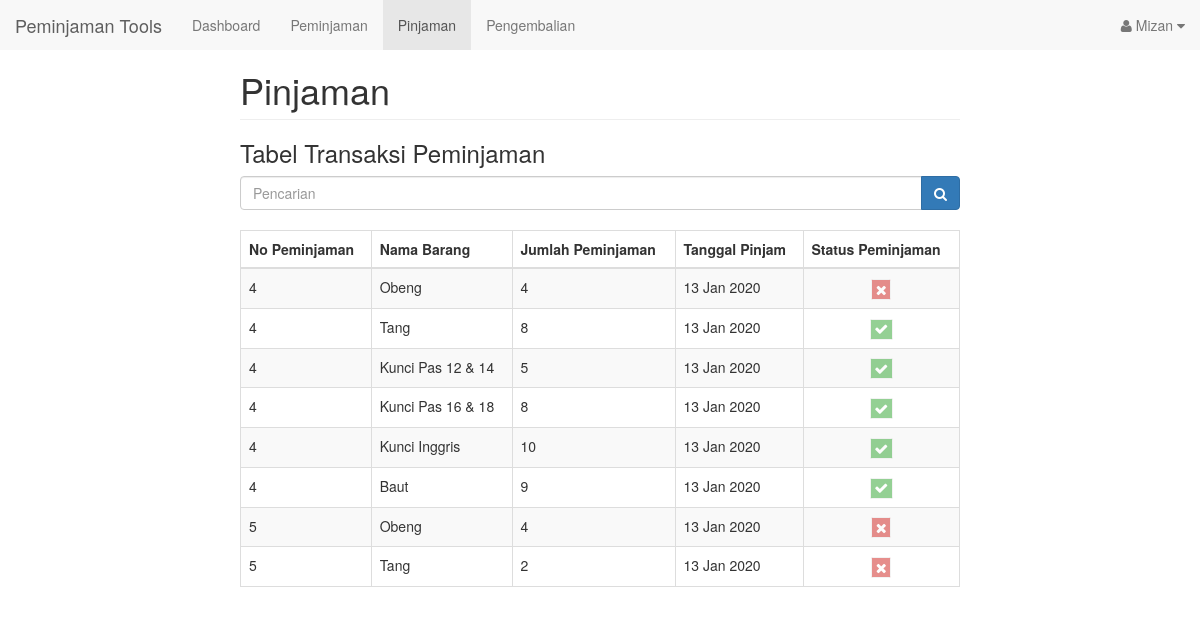
The app's page /karyawan/karyawanpinjamanlist_page.php (signed in) with its own data.
### tables this page shows
CREATE TABLE `peminjaman` (
  `id_peminjaman` int(10) NOT NULL,
  `id_brg` int(11) NOT NULL,
  `id_karyawan` int(11) NOT NULL,
  `jml_brg` int(11) NOT NULL,
  `tgl_pinjam` date DEFAULT '0000-00-00',
  `status` tinyint(1) NOT NULL DEFAULT '0',
  KEY `id_brg` (`id_brg`,`id_karyawan`),
  KEY `id_peminjam` (`id_karyawan`),
  KEY `id_anggota` (`id_karyawan`),
  KEY `id_brg_2` (`id_brg`)
);

CREATE TABLE `barang` (
  `id_brg` int(11) NOT NULL AUTO_INCREMENT,
  `nama_brg` varchar(255) NOT NULL,
  `jenis_brg` varchar(255) NOT NULL,
  `stok_brg` varchar(255) NOT NULL,
  `foto` longblob NOT NULL,
  PRIMARY KEY (`id_brg`)
);

### karyawan/karyawanpinjamanlist_page.php (the view, shortened to what this page needs)
<?php
    if (!isset($_SESSION['nama_karyawan'])) {
        header('location:../login_page.php');
    } else {
        $idkaryawan = $_SESSION['id_karyawan'];
    }
?>
<!DOCTYPE html>
<html lang="en">
<head>
    <link href="bootstrap/dist/css/bootstrap.min.css" rel="stylesheet">
    <link href="bootstrap/dist/css/global.css" rel="stylesheet">
    <link href="bootstrap/font-awesome/css/font-awesome.min.css" rel="stylesheet" type="text/css">
</head>
<body>
    <?php
        include 'navbar_karyawan.php';
        require 'config/koneksi.php';
        $querycheckdata = $mysqli->query("select count(id_brg) as aaa from barang");
        $checkdata = mysqli_fetch_assoc($querycheckdata);
    ?>
    <div class="col-md-8 col-md-offset-2 main">
        <h1 class="page-header">Pinjaman</h1>
        <h3>Tabel Transaksi Peminjaman</h3>
        <form class="input-group" action="karyawanpinjamanlist_page.php" method="get">
            <input type="text" class="form-control" placeholder="Pencarian" name="cari" <?php echo $checkdata['aaa'] == 0 ? 'disabled' : '' ?>>
            <span class="input-group-btn">
            <button class="btn btn-primary" type="submit" value="Cari"><i class="fa fa-search"></i></button>
            </span>
        </form>
        <br>
        <div class="row">
            <div class="col-md-12">
                <table class="table table-bordered table-striped table-hover">
                    <thead>
                        <tr>
                            <th>No Peminjaman</th>
                            <th>Nama Barang</th>
                            <th>Jumlah Peminjaman</th>
                            <th>Tanggal Pinjam</th>
                            <th>Status Peminjaman</th>
                        </tr>
                    </thead>
                    <?php
                        if (isset($_GET['cari'])) {
                            $sql = "SELECT peminjaman.id_peminjaman, barang.nama_brg,
                            peminjaman.jml_brg, peminjaman.tgl_pinjam, peminjaman.status
                            from peminjaman
                            join barang
                            on peminjaman.id_brg = barang.id_brg
                            WHERE peminjaman.id_karyawan = '".$idkaryawan."'
                            and (nama_brg like '%".$cari."%'
                            or id_peminjaman like '%".$cari."%')
                            order by id_peminjaman asc";
                        }else {
                            $sql = "SELECT peminjaman.id_peminjaman, barang.nama_brg,
                            peminjaman.jml_brg, peminjaman.tgl_pinjam, peminjaman.status
                            from peminjaman
                            join barang
                            on peminjaman.id_brg = barang.id_brg
                            WHERE peminjaman.id_karyawan = $idkaryawan
                            order by id_peminjaman asc";
                        }
                    ?>
                    <tbody>
                        <?php $querytools = $mysqli->query($sql);
                        while ($show = mysqli_fetch_array($querytools)) {
                    ?>
                        <tr>
                            <td><?php echo $show['id_peminjaman']?></td>
                            <td><?php echo $show['nama_brg']?></td>
                            <td><?php echo $show['jml_brg']?></td>
                            <td><?php echo date('d M Y',strtotime($show['tgl_pinjam']));?></td>
                            <td class="text-center"><span class="btn btn-<?php echo $show['status'] == 1 ? 'success' : 'danger' ?> fa fa-border fa-<?php echo $show['status'] == 1 ? 'check' : 'remove' ?>" disabled></span></td>
                        </tr>
                    <?php } ?>
                    </tbody>
                </table>
            </div>
        </div>
    </div>
</body>
<?php require_once 'templates/footer.php'?>
</html>

### records on screen
peminjaman: id_peminjaman "4", id_brg.nama_brg "Obeng", jml_brg "4", tgl_pinjam "13 Jan 2020", status 0 (drawn)
peminjaman: id_peminjaman "4", id_brg.nama_brg "Tang", jml_brg "8", tgl_pinjam "13 Jan 2020", status 1 (drawn)
peminjaman: id_peminjaman "4", id_brg.nama_brg "Kunci Pas 12 & 14", jml_brg "5", tgl_pinjam "13 Jan 2020", status 1 (drawn)
peminjaman: id_peminjaman "4", id_brg.nama_brg "Kunci Pas 16 & 18", jml_brg "8", tgl_pinjam "13 Jan 2020", status 1 (drawn)
peminjaman: id_peminjaman "4", id_brg.nama_brg "Kunci Inggris", jml_brg "10", tgl_pinjam "13 Jan 2020", status 1 (drawn)
peminjaman: id_peminjaman "4", id_brg.nama_brg "Baut", jml_brg "9", tgl_pinjam "13 Jan 2020", status 1 (drawn)
peminjaman: id_peminjaman "5", id_brg.nama_brg "Obeng", jml_brg "4", tgl_pinjam "13 Jan 2020", status 0 (drawn)
peminjaman: id_peminjaman "5", id_brg.nama_brg "Tang", jml_brg "2", tgl_pinjam "13 Jan 2020", status 0 (drawn)

### other values on screen
$karyawan "Mizan"
